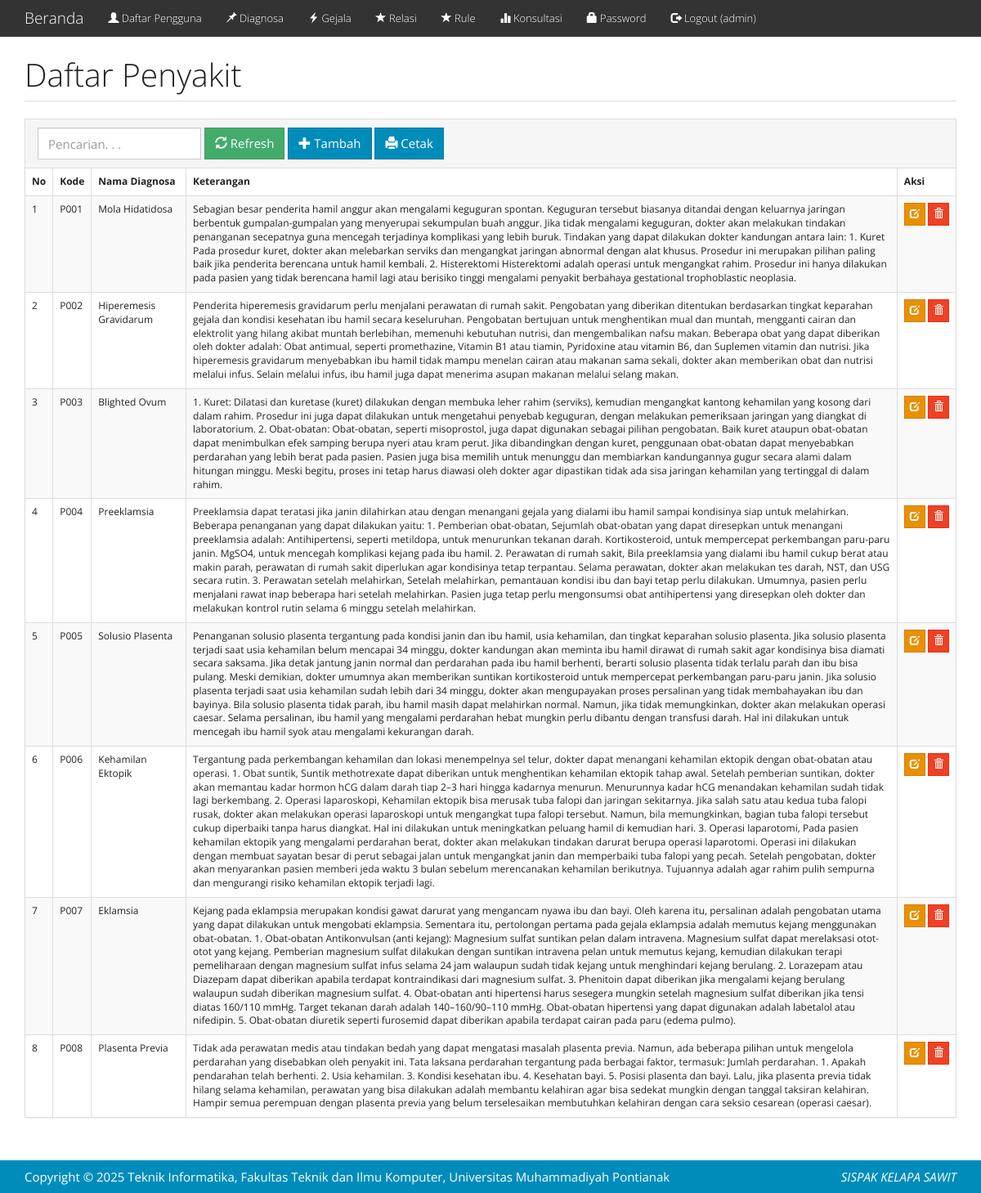
The page /index.php?m=diagnosa (signed in) on the database its author committed.
### tables this page shows
CREATE TABLE `tb_diagnosa` (
  `kode_diagnosa` varchar(16) NOT NULL,
  `nama_diagnosa` varchar(255) DEFAULT NULL,
  `keterangan` text DEFAULT NULL,
  `referensi` varchar(100) DEFAULT NULL
);

### functions.php (called while the page is built, shortened)
<?php
$config["server"] = 'localhost';
$config["username"] = 'root';
$config["password"] = '';
$config["database_name"] = 'cf_kelapa_sawit';
include 'includes/db.php';
$db = new DB($config['server'], $config['username'], $config['password'], $config['database_name']);
function _get($key, $val = null)
{
    if (isset($_GET[$key]))
        return $_GET[$key];
    else
        return $val;
}
function _session($key, $val = null)
{
    if (isset($_SESSION[$key]))
        return $_SESSION[$key];
    else
        return $val;
}

### includes/db.php (called while the page is built, shortened)
<?php
class DB
{
    var $conn = null;
    public function __construct($host, $username, $passwd, $dbname)
    {
        $this->conn = mysqli_connect($host, $username, $passwd, $dbname);
    }
    public function query($sql)
    {
        $query = mysqli_query($this->conn, $sql) or die('<pre>Error mysqli_query: ' . mysqli_error($this->conn) . '<br />' . $sql . '</pre>');
        return $query;
    }
    public function get_results($sql)
    {
        $query = $this->query($sql);
        $arr = array();
        while ($row = mysqli_fetch_object($query)) {
            $arr[] = $row;
        }
        return $arr;
    }
}

### diagnosa.php (the view, shortened to what this page needs)
<div class="page-header">
    <h1>Daftar Penyakit</h1>
</div>
<div class="panel panel-default">
    <div class="panel-heading">
        <form class="form-inline">
            <div class="form-group">
                <input class="form-control" type="text" placeholder="Pencarian. . ." name="q" value="<?= _get('q') ?>" />
            </div>
            <div class="form-group">
                <button class="btn btn-success"><span class="glyphicon glyphicon-refresh"></span> Refresh</button>
            </div>
            <div class="form-group">
                <a class="btn btn-primary" href="?m=diagnosa_tambah"><span class="glyphicon glyphicon-plus"></span> Tambah</a>
            </div>
            <div class="form-group">
                <a class="btn btn-primary" href="cetak.php?m=diagnosa" target="_blank"><span class="glyphicon glyphicon-print"></span> Cetak</a>
            </div>
        </form>
    </div>
    <div class="table-responsive">
        <table class="table table-bordered table-hover table-striped">
            <thead>
                <tr class="nw">
                    <th>No</th>
                    <th>Kode</th>
                    <th>Nama Diagnosa</th>
                    <th>Keterangan</th>
                    <th>Aksi</th>
                </tr>
            </thead>
            <?php
            $q = esc_field(_get('q'));
            $rows = $db->get_results("SELECT * FROM tb_diagnosa
                WHERE kode_diagnosa LIKE '%$q%' OR nama_diagnosa LIKE '%$q%' OR keterangan LIKE '%$q%'
                ORDER BY kode_diagnosa");
            $no = 0;
            foreach ($rows as $row) : ?>
                <tr>
                    <td><?= ++$no ?></td>
                    <td><?= $row->kode_diagnosa ?></td>
                    <td><?= $row->nama_diagnosa ?></td>
                    <td><?= $row->keterangan ?></td>
                    <td class="nw">
                        <a class="btn btn-xs btn-warning" href="?m=diagnosa_ubah&ID=<?= $row->kode_diagnosa ?>"><span class="glyphicon glyphicon-edit"></span></a>
                        <a class="btn btn-xs btn-danger" href="aksi.php?act=diagnosa_hapus&ID=<?= $row->kode_diagnosa ?>" onclick="return confirm('Hapus data?')"><span class="glyphicon glyphicon-trash"></span></a>
                    </td>
                </tr>
            <?php endforeach; ?>
        </table>
    </div>
</div>

### index.php (shortened to what this page needs)
<?php
include 'functions.php';
$mod = isset($_GET['m']) ? $_GET['m'] : 'home';
?>
<!DOCTYPE html>
<html lang="en">
<head>
	<link href="assets/css/yeti-bootstrap.min.css" rel="stylesheet" />
	<link href="assets/css/general.css" rel="stylesheet" />
	<link href="assets/css/select2.min.css" rel="stylesheet" />
</head>
<body>
	<nav class="navbar navbar-default navbar-fixed-top">
		<div class="container">
			<div class="navbar-header">
				<a class="navbar-brand" href="?">Beranda</a>
			</div>
			<div id="navbar" class="navbar-collapse collapse">
				<ul class="nav navbar-nav">
					<?php if (_session('level') == 'admin') : ?>
						<li><a href="?m=user"><span class="glyphicon glyphicon-user"></span> Daftar Pengguna</a></li>
						<li><a href="?m=diagnosa"><span class="glyphicon glyphicon-pushpin"></span> Diagnosa</a></li>
						<li><a href="?m=gejala"><span class="glyphicon glyphicon-flash"></span> Gejala</a></li>
						<li><a href="?m=relasi"><span class="glyphicon glyphicon-star"></span> Relasi</a></li>
						<li><a href="?m=rule"><span class="glyphicon glyphicon-star"></span> Rule</a></li>
						<li><a href="aksi.php?m=konsultasi&act=new"><span class="glyphicon glyphicon-stats"></span> Konsultasi</a></li>
						<li><a href="?m=password"><span class="glyphicon glyphicon-lock"></span> Password</a></li>
						<li><a href="aksi.php?act=logout"><span class="glyphicon glyphicon-log-out"></span> Logout (<?= _session('login') ?>)</a></li>
					<?php else : ?>
						<li><a href="?m=bantuan"><span class="glyphicon glyphicon-lock"></span> Bantuan</a></li>
						<li><a href="?m=login"><span class="glyphicon glyphicon-log-in"></span> Masuk</a></li>
						<li><a href="?m=signup"><span class="glyphicon glyphicon-log-in"></span> Daftar</a></li>
					<?php endif ?>
				</ul>
			</div>
		</div>
	</nav>
	<div class="container">
		<?php
		if (file_exists($mod . '.php'))
			include $mod . '.php';
		else
			include 'home.php';
		?>
	</div>
	<footer class="footer bg-primary">
		<div class="container">
			<p>
				Copyright &copy; <?= date('Y') ?>
				Teknik Informatika, Fakultas Teknik dan Ilmu Komputer, Universitas Muhammadiyah Pontianak
				<em class="pull-right">SISPAK KELAPA SAWIT</em>
			</p>
		</div>
	</footer>
</body>
</html>

### assets/css/general.css (style rules this page uses)
html { position: relative; min-height: 100%; }
body { margin-bottom: 70px; }
.footer { position: absolute; bottom: 0; width: 100%; height: 40px; }
.footer .container p { margin: 10px 0; }
.nw { white-space: nowrap; }
.page-header { margin-top: 0; padding-bottom: 0; }
.page-header h1 { margin-top: 0; }

### index.php (style rules this page uses)
body { padding-top: 70px; }
.footer { margin-top: 48px; }

### rows shown on the page
tb_diagnosa: kode_diagnosa "P001", nama_diagnosa "Mola Hidatidosa", keterangan "Sebagian besar penderita hamil anggur akan mengalami keguguran spontan. Keguguran tersebut biasanya ditandai dengan keluarnya jaringan berbentuk gumpalan-gumpalan yang menyerupai sekumpulan buah anggur. Jika tidak mengalami keguguran, dokter akan melakukan tindakan penanganan secepatnya guna mencegah terjadinya komplikasi yang lebih buruk. Tindakan yang dapat dilakukan dokter kandungan antara lain: 1. Kuret Pada prosedur kuret, dokter akan melebarkan serviks dan mengangkat jaringan abnormal dengan alat khusus. Prosedur ini merupakan pilihan paling baik jika penderita berencana untuk hamil kembali. 2. Histerektomi Histerektomi adalah operasi untuk mengangkat rahim. Prosedur ini hanya…"
tb_diagnosa: kode_diagnosa "P002", nama_diagnosa "Hiperemesis Gravidarum", keterangan "Penderita hiperemesis gravidarum perlu menjalani perawatan di rumah sakit. Pengobatan yang diberikan ditentukan berdasarkan tingkat keparahan gejala dan kondisi kesehatan ibu hamil secara keseluruhan. Pengobatan bertujuan untuk menghentikan mual dan muntah, mengganti cairan dan elektrolit yang hilang akibat muntah berlebihan, memenuhi kebutuhan nutrisi, dan mengembalikan nafsu makan. Beberapa obat yang dapat diberikan oleh dokter adalah: Obat antimual, seperti promethazine, Vitamin B1 atau tiamin, Pyridoxine atau vitamin B6, dan Suplemen vitamin dan nutrisi. Jika hiperemesis gravidarum menyebabkan ibu hamil tidak mampu menelan cairan atau makanan sama sekali, dokter akan memberikan obat dan…"
tb_diagnosa: kode_diagnosa "P003", nama_diagnosa "Blighted Ovum", keterangan "1. Kuret: Dilatasi dan kuretase (kuret) dilakukan dengan membuka leher rahim (serviks), kemudian mengangkat kantong kehamilan yang kosong dari dalam rahim. Prosedur ini juga dapat dilakukan untuk mengetahui penyebab keguguran, dengan melakukan pemeriksaan jaringan yang diangkat di laboratorium. 2. Obat-obatan: Obat-obatan, seperti misoprostol, juga dapat digunakan sebagai pilihan pengobatan. Baik kuret ataupun obat-obatan dapat menimbulkan efek samping berupa nyeri atau kram perut. Jika dibandingkan dengan kuret, penggunaan obat-obatan dapat menyebabkan perdarahan yang lebih berat pada pasien. Pasien juga bisa memilih untuk menunggu dan membiarkan kandungannya gugur secara alami dalam…"
tb_diagnosa: kode_diagnosa "P004", nama_diagnosa "Preeklamsia", keterangan "Preeklamsia dapat teratasi jika janin dilahirkan atau dengan menangani gejala yang dialami ibu hamil sampai kondisinya siap untuk melahirkan. Beberapa penanganan yang dapat dilakukan yaitu: 1. Pemberian obat-obatan, Sejumlah obat-obatan yang dapat diresepkan untuk menangani preeklamsia adalah: Antihipertensi, seperti metildopa, untuk menurunkan tekanan darah. Kortikosteroid, untuk mempercepat perkembangan paru-paru janin. MgSO4, untuk mencegah komplikasi kejang pada ibu hamil. 2. Perawatan di rumah sakit, Bila preeklamsia yang dialami ibu hamil cukup berat atau makin parah, perawatan di rumah sakit diperlukan agar kondisinya tetap terpantau. Selama perawatan, dokter akan melakukan tes…"
tb_diagnosa: kode_diagnosa "P005", nama_diagnosa "Solusio Plasenta", keterangan "Penanganan solusio plasenta tergantung pada kondisi janin dan ibu hamil, usia kehamilan, dan tingkat keparahan solusio plasenta. Jika solusio plasenta terjadi saat usia kehamilan belum mencapai 34 minggu, dokter kandungan akan meminta ibu hamil dirawat di rumah sakit agar kondisinya bisa diamati secara saksama. Jika detak jantung janin normal dan perdarahan pada ibu hamil berhenti, berarti solusio plasenta tidak terlalu parah dan ibu bisa pulang. Meski demikian, dokter umumnya akan memberikan suntikan kortikosteroid untuk mempercepat perkembangan paru-paru janin. Jika solusio plasenta terjadi saat usia kehamilan sudah lebih dari 34 minggu, dokter akan mengupayakan proses persalinan yang…"
tb_diagnosa: kode_diagnosa "P006", nama_diagnosa "Kehamilan Ektopik", keterangan "Tergantung pada perkembangan kehamilan dan lokasi menempelnya sel telur, dokter dapat menangani kehamilan ektopik dengan obat-obatan atau operasi. 1. Obat suntik, Suntik methotrexate dapat diberikan untuk menghentikan kehamilan ektopik tahap awal. Setelah pemberian suntikan, dokter akan memantau kadar hormon hCG dalam darah tiap 2–3 hari hingga kadarnya menurun. Menurunnya kadar hCG menandakan kehamilan sudah tidak lagi berkembang. 2. Operasi laparoskopi, Kehamilan ektopik bisa merusak tuba falopi dan jaringan sekitarnya. Jika salah satu atau kedua tuba falopi rusak, dokter akan melakukan operasi laparoskopi untuk mengangkat tupa falopi tersebut. Namun, bila memungkinkan, bagian tuba falopi…"
tb_diagnosa: kode_diagnosa "P007", nama_diagnosa "Eklamsia", keterangan "Kejang pada eklampsia merupakan kondisi gawat darurat yang mengancam nyawa ibu dan bayi. Oleh karena itu, persalinan adalah pengobatan utama yang dapat dilakukan untuk mengobati eklampsia. Sementara itu, pertolongan pertama pada gejala eklampsia adalah memutus kejang menggunakan obat-obatan. 1. Obat-obatan Antikonvulsan (anti kejang): Magnesium sulfat suntikan pelan dalam intravena. Magnesium sulfat dapat merelaksasi otot-otot yang kejang. Pemberian magnesium sulfat dilakukan dengan suntikan intravena pelan untuk memutus kejang, kemudian dilakukan terapi pemeliharaan dengan magnesium sulfat infus selama 24 jam walaupun sudah tidak kejang untuk menghindari kejang berulang. 2. Lorazepam atau…"
tb_diagnosa: kode_diagnosa "P008", nama_diagnosa "Plasenta Previa", keterangan "Tidak ada perawatan medis atau tindakan bedah yang dapat mengatasi masalah plasenta previa. Namun, ada beberapa pilihan untuk mengelola perdarahan yang disebabkan oleh penyakit ini. Tata laksana perdarahan tergantung pada berbagai faktor, termasuk: Jumlah perdarahan. 1. Apakah pendarahan telah berhenti. 2. Usia kehamilan. 3. Kondisi kesehatan ibu. 4. Kesehatan bayi. 5. Posisi plasenta dan bayi. Lalu, jika plasenta previa tidak hilang selama kehamilan, perawatan yang bisa dilakukan adalah membantu kelahiran agar bisa sedekat mungkin dengan tanggal taksiran kelahiran. Hampir semua perempuan dengan plasenta previa yang belum terselesaikan membutuhkan kelahiran dengan cara seksio cesarean…"

### other values the page prints
_session('login') "admin"
